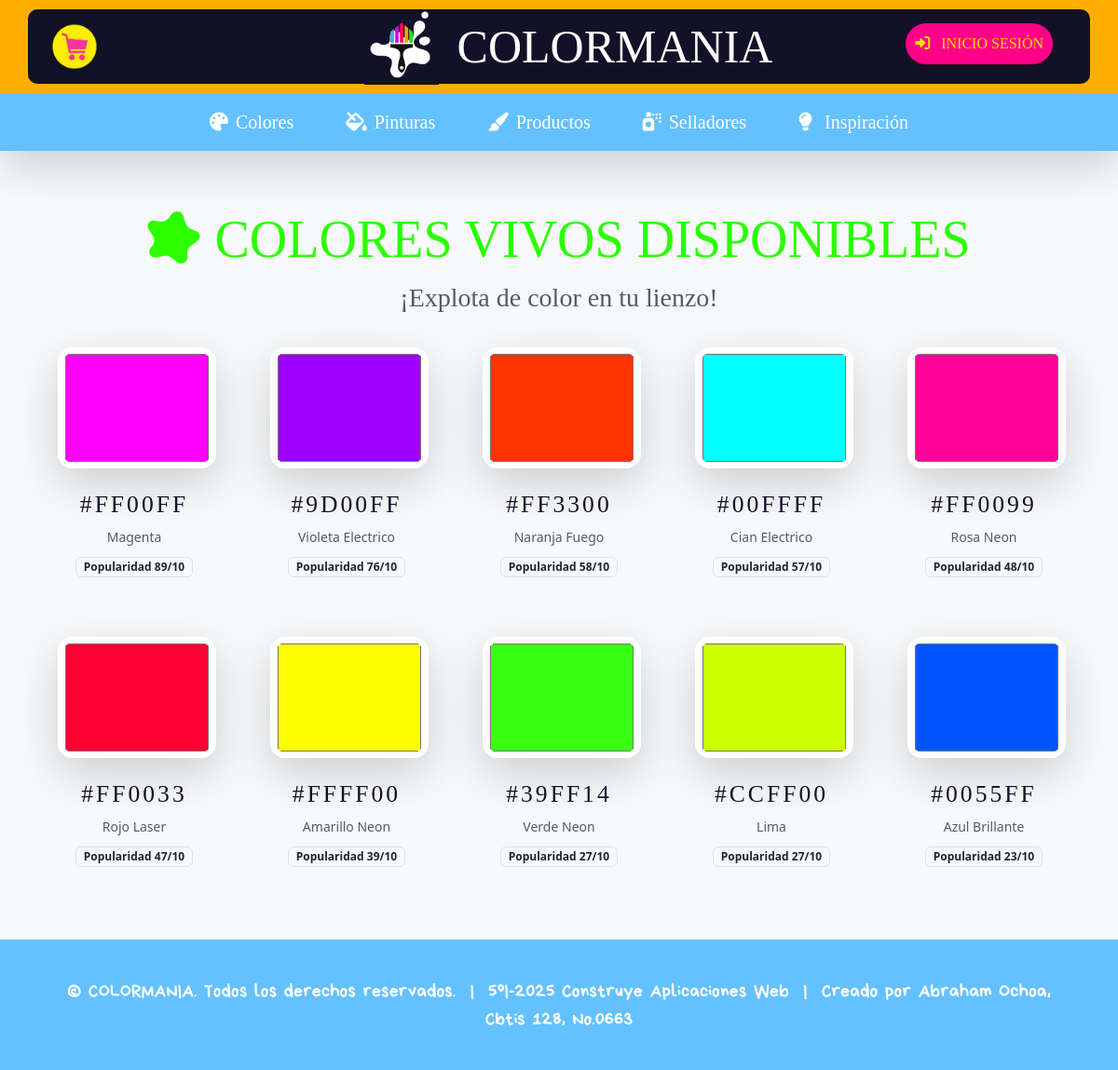
The app's page /colores-vivos/ with its own data.
### colormania/models.py (models this page shows, shortened)
class Color(models.Model):
    codigo = models.CharField(max_length=50)
    descripcion = models.CharField(max_length=250)
    tipo = models.CharField(max_length=30, choices=[
        ('CALIDOS', 'Calidos'),
        ('FRIOS', 'Frios'),
        ('GRISES', 'Grises'),
        ('PASTELES', 'Pasteles'),
        ('VIVOS', 'Vivos'),
    ])
    popularidad = models.IntegerField()
    class Meta:
        verbose_name = "Color"
        verbose_name_plural = "Colores"

### colormania/views.py (the view)
# urls.py: path('colores-vivos/', views.vivos, name='vivos'),
def vivos(request):
    colores_vivos = Color.objects.filter(tipo='VIVOS').order_by('-popularidad')
    return render(request, 'colormania/user/colores/vivos.html', {'colores_vivos': colores_vivos})

### colormania/templates/colormania/user/colores/vivos.html (shortened to what this page needs)
{% extends "colormania/base.html" %}
{% load static %}
{% block content %}
<div class="container mt-0 pt-0">
    <div class="text-center mb-4">
        <h1 class="bobby display-4" style="color: #2bff00;">
            <i class="fas fa-splotch me-3"></i>COLORES VIVOS DISPONIBLES
        </h1>
        <p class="lead bobby fs-3 text-muted">¡Explota de color en tu lienzo!</p>
    </div>
    <div class="row row-cols-2 row-cols-md-3 row-cols-lg-5 g-5 justify-content-center">
        {% for color in colores_vivos %}
        <div class="col">
            <div class="text-center">
                <a href="{% url 'personalizar_desde_color' color.codigo|cut:'#' %}"
                   class="text-decoration-none transform-hover d-block p-2"
                   style="cursor: pointer;">
                    <input type="color" value="#{{ color.codigo|cut:'#'|lower }}" disabled
                           class="mx-auto mb-4 rounded-4 shadow-lg"
                           style="width: 170px; height: 130px; border: 6px solid white; cursor: pointer; pointer-events: none; box-shadow: 0 12px 30px rgba(0,0,0,0.3);">
                    <h5 class="bobby" style="color: #131128; font-size: 1.6rem; letter-spacing: 3px;">
                        #{{ color.codigo|upper|cut:'#' }}
                    </h5>
                    <p class="text-muted small mb-2">{{ color.descripcion }}</p>
                    <span class="badge bg-light text-dark border">Popularidad {{ color.popularidad }}/10</span>
                </a>
            </div>
        </div>
        {% endfor %}
    </div>
</div>
{% endblock %}

### records on screen
Color: codigo "#ff00ff", codigo "FF00FF", descripcion "Magenta", popularidad "89"
Color: codigo "#9d00ff", codigo "9D00FF", descripcion "Violeta Electrico", popularidad "76"
Color: codigo "#ff3300", codigo "FF3300", descripcion "Naranja Fuego", popularidad "58"
Color: codigo "#00ffff", codigo "00FFFF", descripcion "Cian Electrico", popularidad "57"
Color: codigo "#ff0099", codigo "FF0099", descripcion "Rosa Neon", popularidad "48"
Color: codigo "#ff0033", codigo "FF0033", descripcion "Rojo Laser", popularidad "47"
Color: codigo "#ffff00", codigo "FFFF00", descripcion "Amarillo Neon", popularidad "39"
Color: codigo "#39ff14", codigo "39FF14", descripcion "Verde Neon", popularidad "27"
Color: codigo "#ccff00", codigo "CCFF00", descripcion "Lima", popularidad "27"
Color: codigo "#0055ff", codigo "0055FF", descripcion "Azul Brillante", popularidad "23"
